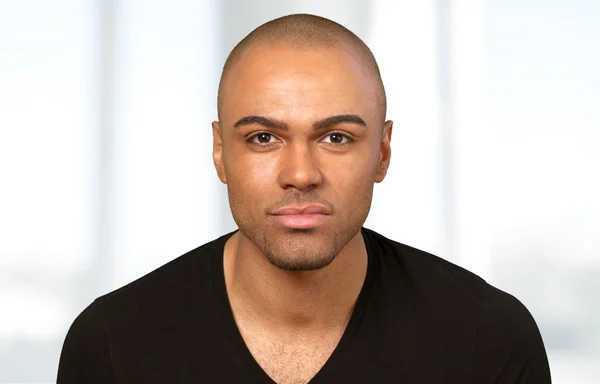
#> input picture assets/materials/pcd/attachment/notes-code/2/contoh.jpg, 600 x 384 px
$ python 2-1.py
#> lines starting #> are read from the running program, lines starting #| are printed output that depends on the picture
import os
import numpy as np
from PIL import Image
import matplotlib.pyplot as plt

base_dir = os.path.dirname(__file__)
img_path = os.path.join(base_dir, "contoh.jpg")

img = Image.open(img_path).convert("L")
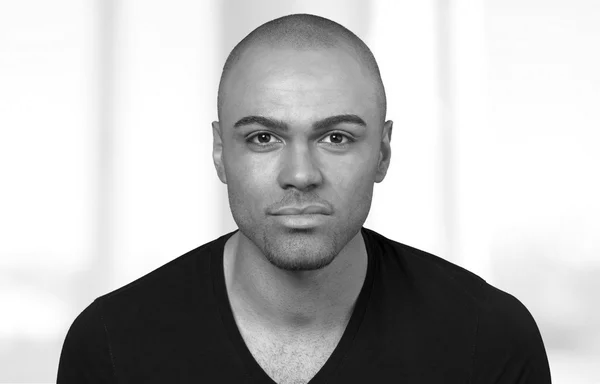
#> img: PIL image 600x384 L; min 0, max 255, mean 184.2
A = np.array(img)

M,N = A.shape
#> M = 384; N = 600
k = 8
L = 2**k

print(f"Ukuran citra    : {M} x {N} pixel")
#| Ukuran citra    : 384 x 600 pixel
print(f"Bit-depth   : {k} bit => L = {L} tingkat keabuan")
print(f"Kebutuhan bit : {M*N*k:,} bit ({M*N*k/8/1024:.1f} KB)")
#| Kebutuhan bit : 1,843,200 bit (225.0 KB)
print(f"Nilai min   : {A.min()}")
#| Nilai min   : 0
print(f"Nilai max   : {A.max()}")
#| Nilai max   : 255

fig, axes = plt.subplots(1,2,figsize=(10, 4))

axes[0].imshow(A, cmap="gray", vmin=0, vmax=255)
axes[0].set_title("Citra Grayscale")
axes[0].axis("off")

axes[1].hist(A.ravel(), bins=256, range=(0, 255), color="steelblue", edgecolor="none")
axes[1].set_title("Histogram Intensitas")
axes[1].set_xlabel("Nilai Pixel")
axes[1].set_ylabel("Frekuensi")

plt.tight_layout()
plt.show()
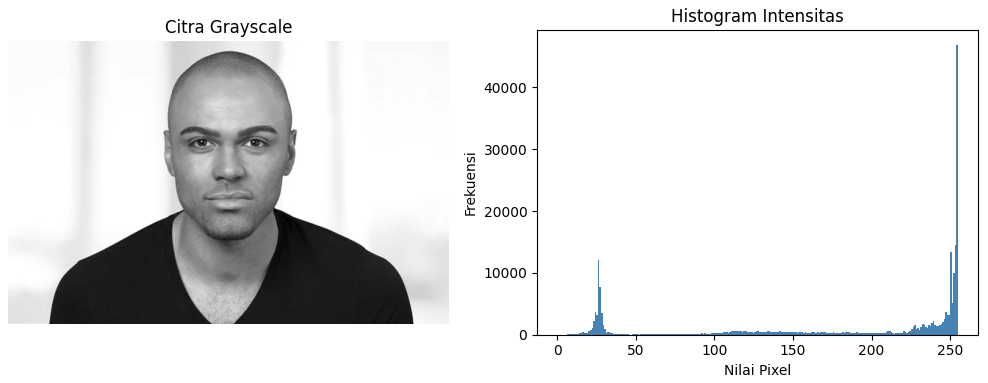
#> figure drawn by matplotlib, 2 panels; panel 2: tallest bar 46901 high, from x = 254 to 255
